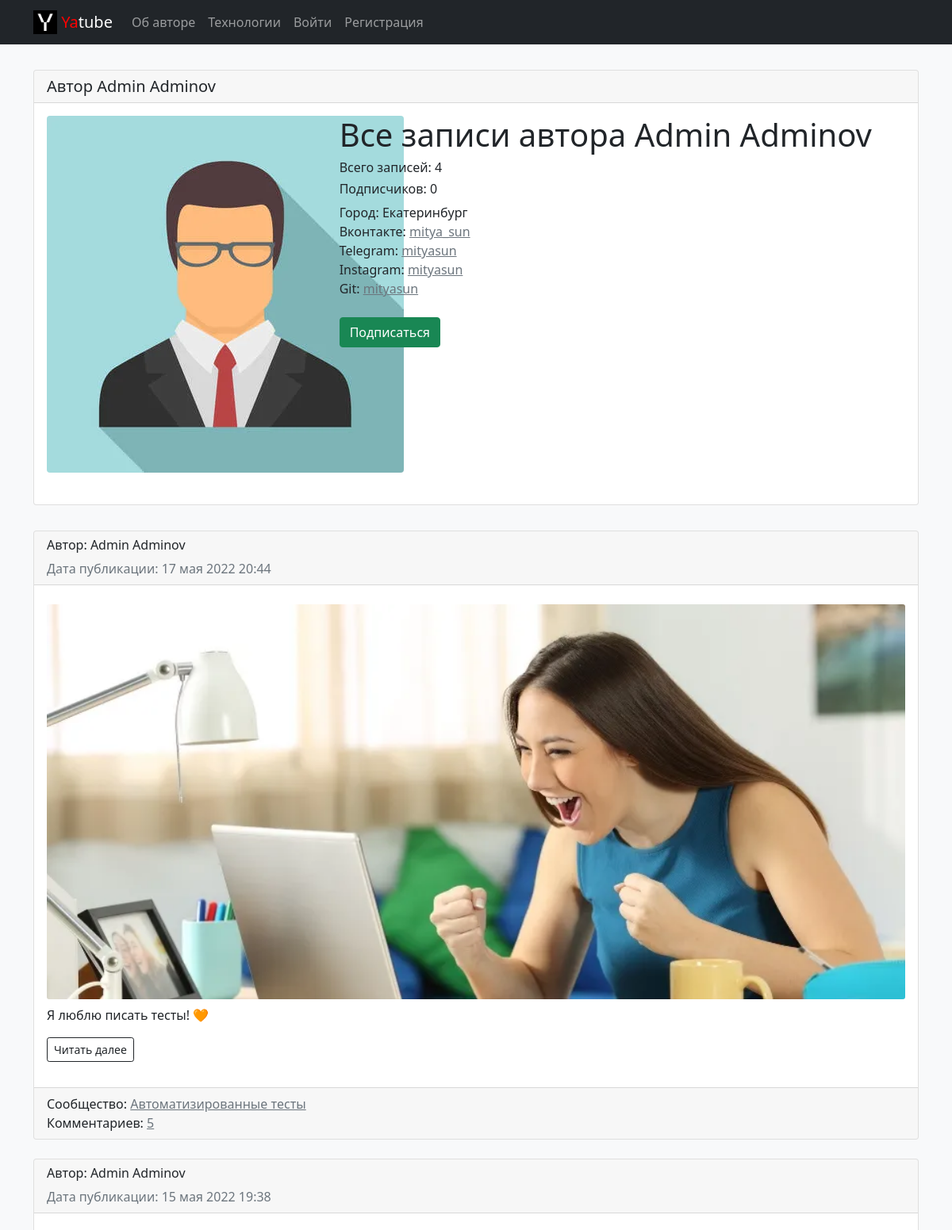
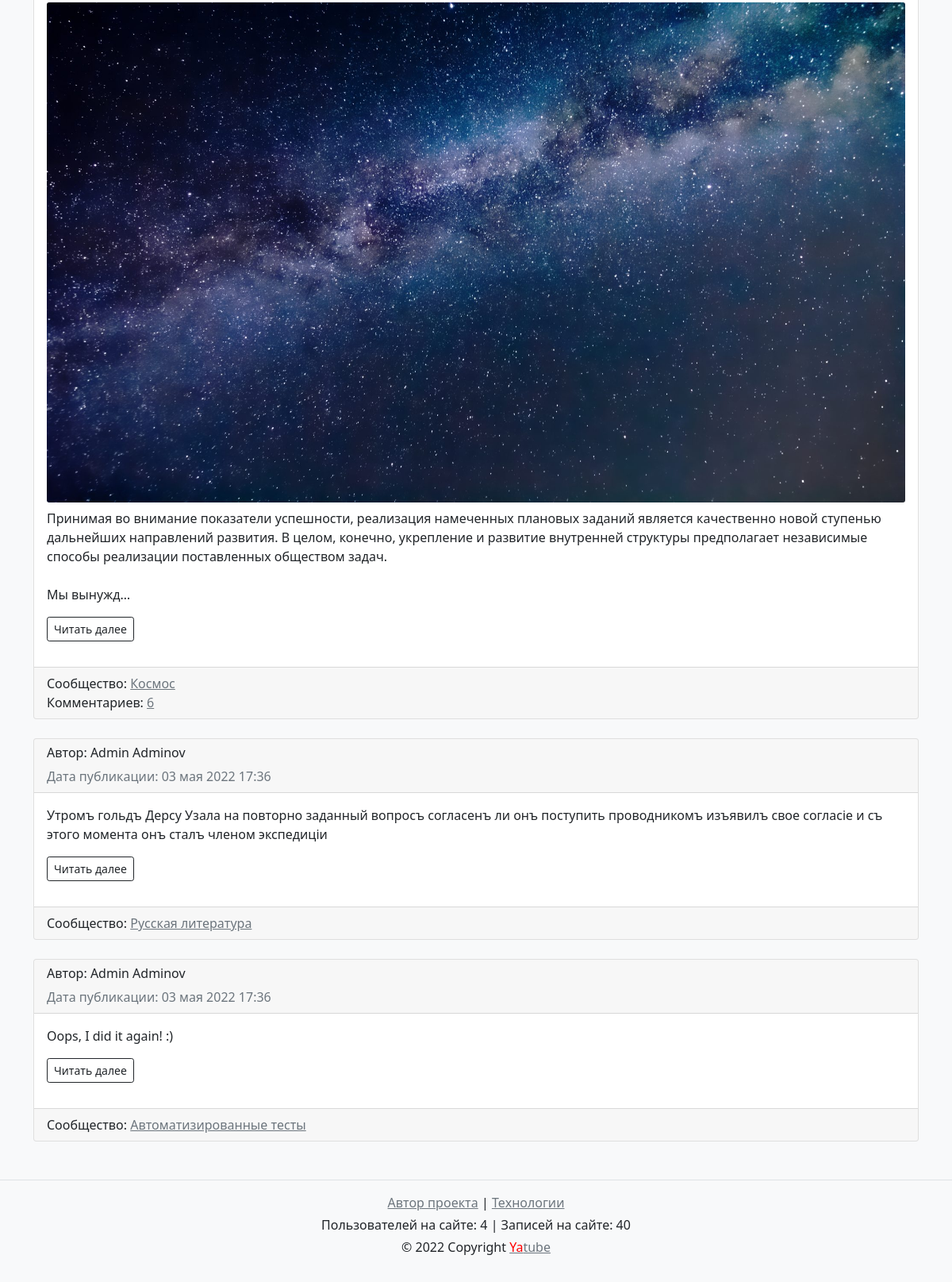
Page /profile/admin/ on the committed database (2 pictures, top to bottom).
### users/models.py (models this page shows, shortened)
class User(AbstractUser):
    profile_pic = models.ImageField(
        'Аватарка',
        default='users/default.jpeg',
        upload_to='users/',
        null=True, blank=True,
        help_text='Добавить аватарку',
    )
    city = models.CharField('Город', max_length=50, null=True, blank=True)
    vk = models.CharField('Вконтакте', max_length=50, null=True, blank=True)
    telegram = models.CharField(
        'Telegram',
        max_length=50,
        null=True, blank=True,
    )
    instagram = models.CharField(
        'Instagram',
        max_length=50,
        null=True, blank=True,
    )
    git = models.CharField('Git', max_length=50, null=True, blank=True)
    class Meta:
        db_table = 'auth_user'
        verbose_name = 'пользователь'
        verbose_name_plural = 'пользователи'

### posts/models.py (models this page shows, shortened)
class Post(models.Model):
    text = models.TextField('Текст записи', help_text='Текст вашей записи')
    pub_date = models.DateTimeField('Дата публикации', auto_now_add=True)
    author = models.ForeignKey(
        settings.AUTH_USER_MODEL,
        on_delete=models.CASCADE,
        related_name='posts',
        verbose_name='Автор'
    )
    group = models.ForeignKey(
        Group,
        blank=True, null=True,
        on_delete=models.SET_NULL,
        related_name='posts',
        verbose_name='Выберите сообщество:',
        help_text='Сообщество для вашей записи',
    )
    image = models.ImageField(
        'Картинка',
        upload_to='posts/',
        blank=True,
        help_text='Добавить картинку',
    )
    class Meta:
        ordering = ('-pub_date',)
        verbose_name = 'запись'
        verbose_name_plural = 'записи'

class Group(models.Model):
    title = models.CharField('Название сообщества', max_length=200)
    slug = models.SlugField('Ссылка сообщества', unique=True)
    description = models.TextField('Описание сообщества', max_length=300)
    class Meta:
        verbose_name = 'сообщество'
        verbose_name_plural = 'сообщества'

### posts/views.py (the view)
# urls.py: path('profile/<str:username>/', views.profile, name='profile'),
def profile(request, username):
    author = get_object_or_404(User, username=username)
    posts = author.posts.select_related('group')
    following = Follow.objects.filter(
        user=request.user.id, author__following__author=author)
    context = {
        'author': author,
        'following': following,
        'page_obj': paginator(posts, request),
    }
    return render(request, 'posts/profile.html', context)

### core/context_processors/year.py (called while the page is built)
def year(request):
    now = datetime.datetime.now()
    return {
        'year': now.year,
    }

### core/templatetags/user_filters.py (called while the page is built)
@register.simple_tag
def total_posts():
    return Post.objects.count()

@register.simple_tag
def total_users():
    return User.objects.count()

### posts/utils.py (called while the page is built)
def paginator(posts, request):
    paginator = Paginator(posts, settings.LIMIT_POSTS)
    page_number = request.GET.get('page')
    return paginator.get_page(page_number)

### templates/posts/profile.html (shortened to what this page needs)
{% extends 'base.html' %}
{% block content %}
{% load thumbnail %}
  <div class="container py-4">
    <div class="card my-2">
		  <h5 class="card-header">Автор {{ author.get_full_name }}</h5>
			<div class="card-body">
				{% if author != request.user %}
					<div class="row">
						<aside class="col-md-4">
							{% thumbnail author.profile_pic "300x300" crop="center" upscale=True as im %}
								<img class="rounded mx-auto d-block" src="{{ im.url }}"><br>
							{% endthumbnail %}
						</aside>
						<article class="col-md-8">
							<h1>Все записи автора {{ author.get_full_name }}</h1>
							<h6>Всего записей: {{ author.posts.count }}</h6>
							<h6>Подписчиков: {{ author.following.count }}</h6>
							{% if author.city != None %}<div>Город: {{ author.city }}</div>{% endif %}
							{% if author.vk != None %}<div>Вконтакте: <a class="text-muted" href="https://vk.com/{{author.vk}}" target="_blank">{{ author.vk }}</a></div>{% endif %}
							{% if author.telegram != None %}<div>Telegram: <a class="text-muted" href="https://t.me/{{author.telegram}}" target="_blank">{{ author.telegram }}</a></div>{% endif %}
							{% if author.instagram != None %}<div>Instagram: <a class="text-muted" href="https://instagram.com/{{author.instagram}}" target="_blank">{{ author.instagram }}</a></div>{% endif %}
							{% if author.git != None %}<div>Git: <a class="text-muted" href="https://github.com/{{author.git}}" target="_blank">{{ author.git }}</a></div>{% endif %}
							<br>
							<div>
								{% if following %}
									<a class="btn btn-outline-danger" href="{% url 'posts:profile_unfollow' author.username %}" role="button">Отписаться</a>
								{% else %}
									<a class="btn btn-success" href="{% url 'posts:profile_follow' author.username %}" role="button">Подписаться</a>
								{% endif %}
							</div>
						</article>
					</div>
				{% endif %}
			</div>
    </div>
		<br>
    {% for post in page_obj %}
    {% include 'posts/includes/post_card.html' %}
    {% endfor %}
  </div>
{% endblock %}

### templates/base.html (shortened to what this page needs)
<!DOCTYPE html>
<html lang="ru">
  <head>
    {% load static %}
    <link rel="stylesheet" type="text/css" href="{% static 'css/bootstrap.min.css' %}">
  </head>
  <body class='bg-light'>
    <header>
      {% include 'includes/header.html' %}
    </header>
    <main>
      {% block content %}{% endblock %}
    </main>
    <footer class="border-top text-center py-3">
      {% include 'includes/footer.html' %}
    </footer>
  </body>
</html>

### templates/includes/header.html (shortened to what this page needs)
{% load static %}
  <nav class="navbar navbar-expand-md bg-dark navbar-dark" style="background-color: lightskyblue">
    <div class="container">
      <a class="navbar-brand" href="{% url 'posts:index' %}">
        <img src="{% static 'img/logo.png' %}" width="30" height="30" class="d-inline-block align-top" alt="Yatube">
        <span style="color:red">Ya</span>tube
      </a>
      {% with request.resolver_match.view_name as view_name %}
      <div class="collapse navbar-collapse" id="collapsibleNavbar">
        <ul class="nav navbar-nav">
          {% if user.is_anonymous %}
          <li class="nav-item">
            <a class="nav-link {% if view_name == 'about:author' %}active{% endif %}" href="{% url 'about:author' %}">Об авторе</a>
          </li
          <li class="nav-item">
            <a class="nav-link {% if view_name == 'about:tech' %}active{% endif %}" href="{% url 'about:tech' %}">Технологии</a>
          <li class="nav-item">
            <a class="nav-link {% if view_name == 'users:login' %}active{% endif %}" href="{% url 'users:login' %}">Войти</a>
          </li>
          <li class="nav-item">
            <a class="nav-link {% if view_name == 'users:signup' %}active{% endif %}" href="{% url 'users:signup' %}">Регистрация</a>
          </li>
          {% endif %}
        </ul>
      </div>
      {% endwith %}
    </div
  </nav>

### templates/posts/includes/post_card.html
{% load thumbnail %}
  <div class="card mb-4">
    <div class="card-header">
			{% if author %}
				<h6 class="card-title">Автор: {{ post.author.get_full_name }}</h6>
			{% else %}
				<h6 class="card-title">Автор: <a class="text-muted" href="{% url 'posts:profile' post.author %}">{{ post.author.get_full_name }}</a></h6>
			{% endif %}
				<span class="text-muted">Дата публикации: {{ post.pub_date|date:"d E Y H:i" }}</span>
    </div>
    <div class="card-body">
      {% thumbnail post.image "960x350" crop="center" upscale=True as im %}
        <img class="card-img my-2" src="{{ im.url }}">
      {% endthumbnail %}
      {% if post.text|length > 300 %}
        <p class="card-text">{{ post.text|truncatechars_html:300|linebreaksbr }}</p>
        <p><a href="{% url 'posts:post_detail' post.pk %}" class="btn btn-outline-dark btn-sm">Читать далее</a></p>
      {% else %}
        <p class="card-text">{{ post.text|linebreaksbr }}</p>
        <p><a href="{% url 'posts:post_detail' post.pk %}" class="btn btn-outline-dark btn-sm">Читать далее</a></p>
      {% endif %}
    </div>
    {% if not group %}
      <div class="card-footer">
				<div class="row">
					<aside class="fluid">
						{% if post.group %}
							Сообщество: <a class="text-muted" href="{% url 'posts:group_list' post.group.slug %}">{{ post.group.title }}</a>
						{% else %}
							<span style='color:gray'>Этой записи нет ни в одном сообществе</span>
						{% endif %}
					</aside>
				  <article class="fluid">
						{% if post.comments.count > 0 %}
					    Комментариев: <a class="text-muted" href="{% url 'posts:post_detail' post.pk %}">{{ post.comments.count }}</a>
						{% endif %}
					</article>
				</div>
      </div>
    {% endif %}
  </div>

### templates/includes/footer.html
{% load user_filters %}
<div>
    <a class="text-muted" href="{% url 'about:author' %}">Автор проекта</a> |
    <a class="text-muted" href="{% url 'about:tech' %}">Технологии</a>
</div>
<p class="my-1">Пользователей на сайте: {% total_users %} |
Записей на сайте: {% total_posts %}</p>
<p>© {{ year }} Copyright <a class="text-muted" href="{% url 'posts:index' %}"><span style="color:red">Ya</span>tube</a></p>

### rows in the picture
Post: author.get_full_name "Admin Adminov", pub_date "17 мая 2022 20:44", shows a picture, text "Я люблю писать тесты! 🧡", group "Автоматизированные тесты", comments.count "5"
Post: author.get_full_name "Admin Adminov", pub_date "15 мая 2022 19:38", shows a picture, text "Принимая во внимание показатели успешности, реализация намеченных плановых заданий является качественно новой ступенью дальнейших направлений развития. В целом, конечно, укрепление и развитие внутренней структуры предполагает независимые способы реализации поставленных обществом задач. Мы вынужд…", group "Космос", comments.count "6"
Post: author.get_full_name "Admin Adminov", pub_date "03 мая 2022 17:36", text "Утромъ гольдъ Дерсу Узала на повторно заданный вопросъ согласенъ ли онъ поступить проводникомъ изъявилъ свое согласіе и съ этого момента онъ сталъ членом экспедиціи", group "Русская литература"
Post: author.get_full_name "Admin Adminov", pub_date "03 мая 2022 17:36", text "Oops, I did it again! :)", group "Автоматизированные тесты"

### other values in the picture
{{ author.get_full_name }} "Admin Adminov"
{{ author.posts.count }} "4"
{{ author.following.count }} "0"
{{ author.city }} "Екатеринбург"
{{ author.vk }} "mitya_sun"
{{ author.telegram }} "mityasun"
{{ author.instagram }} "mityasun"
{{ author.git }} "mityasun"
